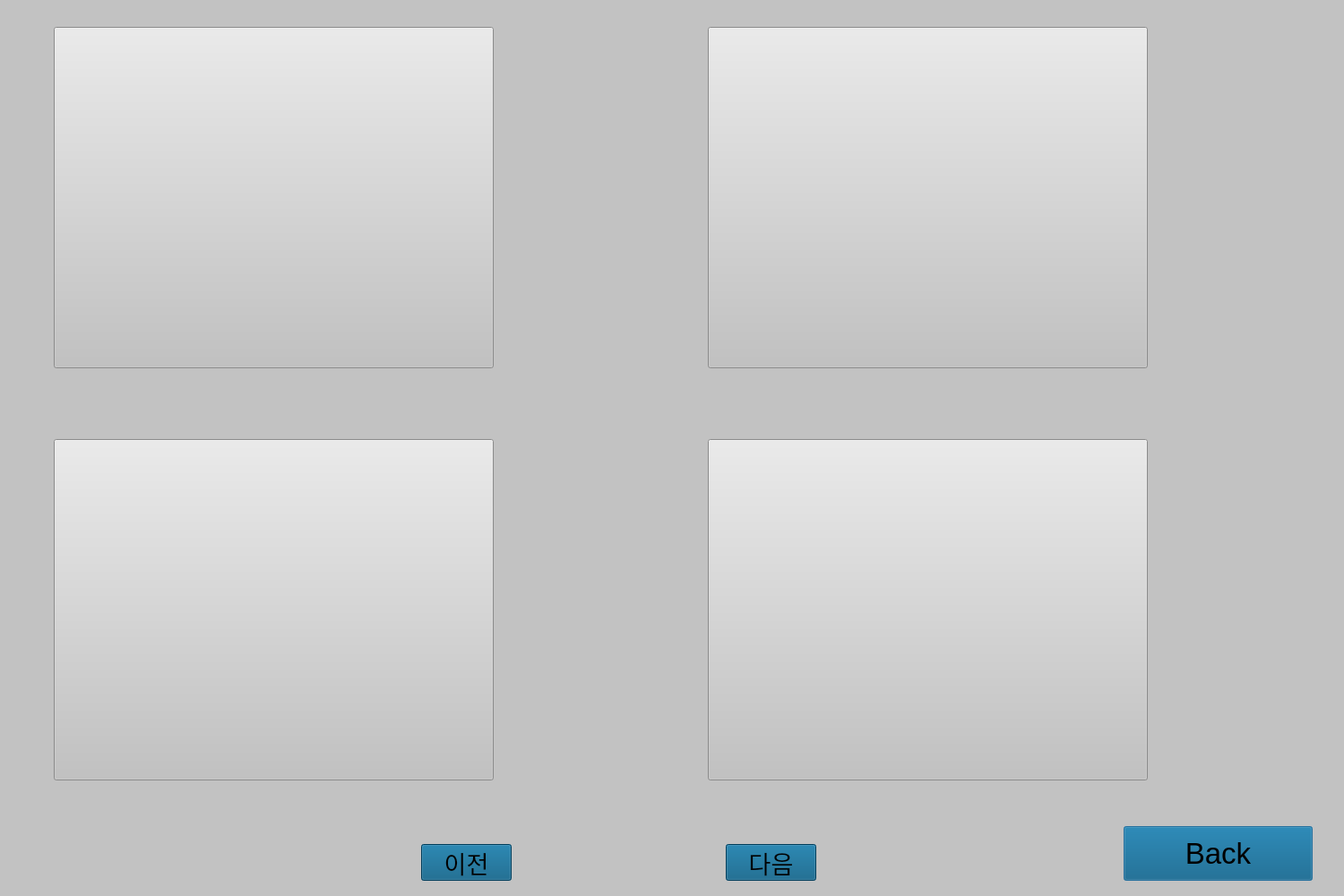
<?xml version="1.0" encoding="UTF-8"?>
<ui version="4.0">
 <class>Dialog</class>
 <widget class="QDialog" name="Dialog">
  <property name="geometry">
   <rect>
    <x>0</x>
    <y>0</y>
    <width>1500</width>
    <height>1000</height>
   </rect>
  </property>
  <property name="windowTitle">
   <string>Dialog</string>
  </property>
  <property name="styleSheet">
   <string notr="true">background-color:rgb(194, 194, 194);</string>
  </property>
  <widget class="QPushButton" name="backbutton">
   <property name="geometry">
    <rect>
     <x>1254</x>
     <y>922</y>
     <width>211</width>
     <height>61</height>
    </rect>
   </property>
   <property name="styleSheet">
    <string notr="true">font-size:25pt;
background-color: rgb(0, 85, 127);</string>
   </property>
   <property name="text">
    <string>Back</string>
   </property>
  </widget>
  <widget class="QPushButton" name="imageButton1">
   <property name="geometry">
    <rect>
     <x>60</x>
     <y>30</y>
     <width>491</width>
     <height>381</height>
    </rect>
   </property>
   <property name="text">
    <string/>
   </property>
   <property name="checkable">
    <bool>false</bool>
   </property>
   <property name="default">
    <bool>false</bool>
   </property>
   <property name="flat">
    <bool>false</bool>
   </property>
  </widget>
  <widget class="QPushButton" name="imageButton2">
   <property name="geometry">
    <rect>
     <x>790</x>
     <y>30</y>
     <width>491</width>
     <height>381</height>
    </rect>
   </property>
   <property name="text">
    <string/>
   </property>
   <property name="checkable">
    <bool>false</bool>
   </property>
   <property name="default">
    <bool>false</bool>
   </property>
   <property name="flat">
    <bool>false</bool>
   </property>
  </widget>
  <widget class="QPushButton" name="imageButton3">
   <property name="geometry">
    <rect>
     <x>60</x>
     <y>490</y>
     <width>491</width>
     <height>381</height>
    </rect>
   </property>
   <property name="text">
    <string/>
   </property>
   <property name="checkable">
    <bool>false</bool>
   </property>
   <property name="default">
    <bool>false</bool>
   </property>
   <property name="flat">
    <bool>false</bool>
   </property>
  </widget>
  <widget class="QPushButton" name="imageButton4">
   <property name="geometry">
    <rect>
     <x>790</x>
     <y>490</y>
     <width>491</width>
     <height>381</height>
    </rect>
   </property>
   <property name="text">
    <string/>
   </property>
   <property name="checkable">
    <bool>false</bool>
   </property>
   <property name="default">
    <bool>false</bool>
   </property>
   <property name="flat">
    <bool>false</bool>
   </property>
  </widget>
  <widget class="QPushButton" name="nextButton">
   <property name="geometry">
    <rect>
     <x>810</x>
     <y>942</y>
     <width>101</width>
     <height>41</height>
    </rect>
   </property>
   <property name="styleSheet">
    <string notr="true">background-color: rgb(0, 85, 127);
font-size: 20pt;</string>
   </property>
   <property name="text">
    <string>다음</string>
   </property>
  </widget>
  <widget class="QPushButton" name="beforeButton">
   <property name="geometry">
    <rect>
     <x>470</x>
     <y>942</y>
     <width>101</width>
     <height>41</height>
    </rect>
   </property>
   <property name="styleSheet">
    <string notr="true">background-color: rgb(0, 85, 127);
font-size: 20pt;</string>
   </property>
   <property name="text">
    <string>이전</string>
   </property>
  </widget>
 </widget>
 <resources/>
 <connections/>
</ui>
